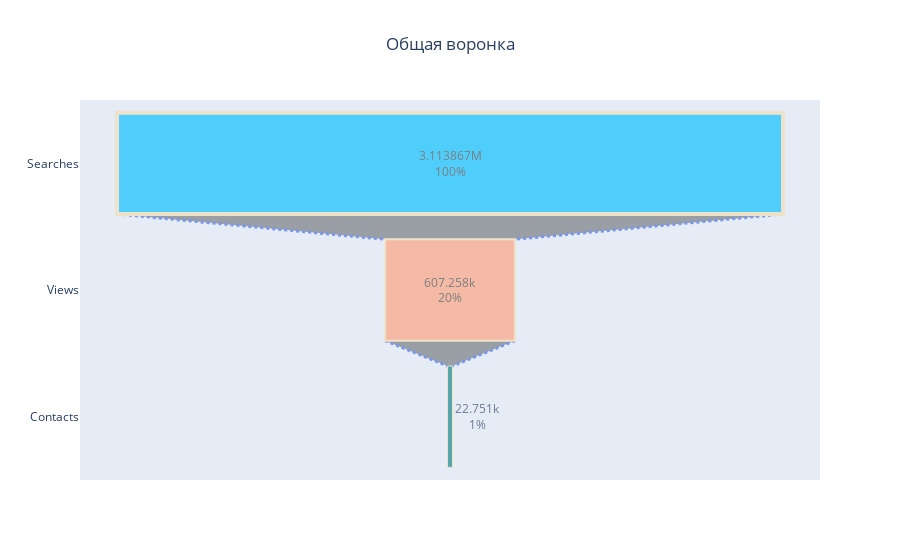

The cell this chart's notebook holds for it:
### Code cell
fig = go.Figure(go.Funnel(
    y = ["Searches", "Views", "Contacts"],
    x = [df.shape[0], df.viewed.sum(), df.contacted.sum()],
    textposition = ["inside", "inside", "outside"],
    textinfo = "value+percent initial",
    opacity = 0.65, marker = {"color": ["deepskyblue", "lightsalmon", "teal"],
    "line": {"width": [4, 2, 1], "color": ["wheat", "wheat", "wheat"]}},
    connector = {"line": {"color": "royalblue", "dash": "dot", "width": 3}}),
                go.Layout( {'title': {'text':'Общая воронка','x':0.5} })
    )

fig.show()

### Figure 1 — Plotly figure (JSON) as saved in the notebook; plotly's stock layout.template omitted (floating-point values rounded to 4 significant figures)
{"data": [{"connector": {"line": {"color": "royalblue", "dash": "dot", "width": 3}}, "marker": {"color": ["deepskyblue", "lightsalmon", "teal"], "line": {"color": ["wheat", "wheat", "wheat"], "width": [4, 2, 1]}}, "opacity": 0.65, "textinfo": "value+percent initial", "textposition": ["inside", "inside", "outside"], "type": "funnel", "x": [3113867, 607258, 22751], "y": ["Searches", "Views", "Contacts"]}], "layout": {"title": {"text": "Общая воронка", "x": 0.5}}}
